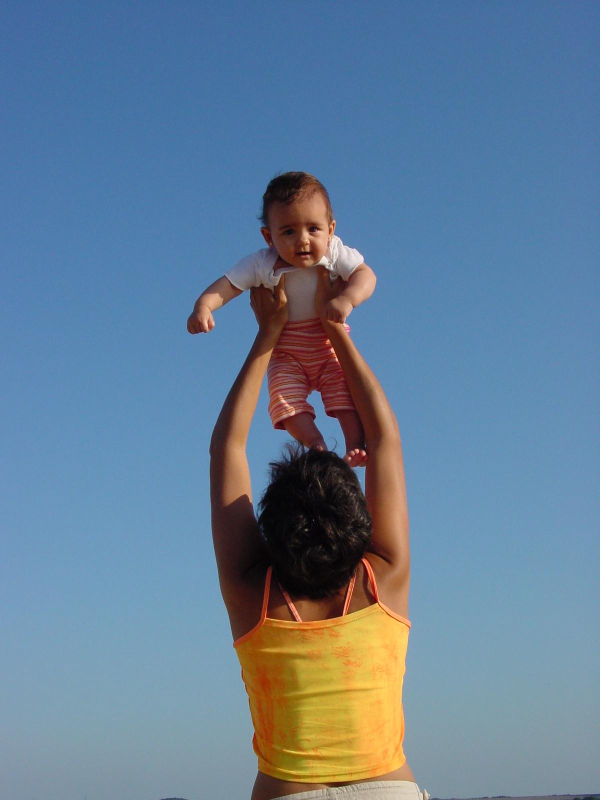
#> input picture 2023_svg_course/Session_5/Input/mom_baby_original.jpg, 1200 x 1600 px (shown at 1/2 size); the run also reads 2 pictures not shown here
$ jupyter execute --allow-errors session_5_images.ipynb   (shell and % lines are left out)
#> lines starting #> are read from the running program, lines starting #| are printed output that depends on the picture; pictures that were not available may be replaced by others from this repository, and a replacement may not be noted
<h2><center>Images</center></h2>

<h3>Course created by</h3>

Manuel David Soto

<h3>Collaborator</h3>
José Alfredo Uzcátegui

<a  id="toc"></a>

<h3>Table of content</h3>

* [1 Images](#ima)
    * [1.1 Ligth and sensors](#sen)
    * [1.2 Image estructure](#est)
    * [1.3 Image processing libraries](#lib)
    * [1.4 Image formats](#for)
    * [1.5 Masks and transparency](#mask)
* [2 Image transformation](#trans)
    * [2.1 Basic transformations](#basic)
    * [2.2 Color and brightness adjustment](#color)
    * [2.3 Pixel processing](#pixel)
    * [2.4 Composition and overlay](#comp)
    * [2.5 Annotation and Marking](#ano)
    * [2.6 Channel manipulation](#cha)
    * [2.7 Filtering and quality enhancement](#fil)
* [3 Image analysis](#anal)
    * [ 3.1 Slitting the ML-classified image](#split)
    * [3.2 Histogram of the chan](#hist)
    * [ 3.3 Counting pixels](#count)

<a  id="ima"></a>
# 1 Images

Images are fundamental in all geoscience disciplines. We are always using or producing them as part of our interpretations, so we are going to see how to incorporate, manipulate, and analyze images in Python.

<a  id="sen"></a>
## 1.1 Light and sensors

A large part of the images that we see printed or displayed on our computer screens have been captured by the sensors of a digital camera or a scanner. Before tackling the format and structure of the images is worth understanding how they are produced by the main two types of sensors. Each layer of the Foveon X3, or portions of the CFA (color filter array) sensor, captures a particular type of light (Reg, Green, and Blue) which later is recorded in a scale of grays of 8 or 16 bits according to its intensity. Contrary to the Foveon X3 sensor, the CFA requires interpolation in order to have all its layers full of values:
</br>
</br>
</br>

<center>Visible light spectrum division</center>
</br>
</br>
</br>

<center>Main light sensors. Foveon X3 direct image or complete sensor vs. color filter array (CFA) or mosaic sensor. Each little square in both sensors defines a pixel.</center>
</br>
Images from: https://www.researchgate.net/publication/306264840_Basics_of_photography_for_cultural_heritage_imaging

<a  id="est"></a>
<h2> 1.2 Image estructure</h2>

To analyze a color image it has to be separated into its RGB channels or bands, such as the image below:

</br>

Image from: https://stackoverflow.com/questions/46139376/how-to-extract-red-green-and-blue-channels-of-bitmap-in-android

</br>

Each channel or band is composed of the same amount of pixels (8 x 10 in the example below) in which the amount of light is represented by an 8-bit grayscale, 0 in the pixels with no light (black), and 255 in pixels with a maximum of  light (white). The reconstruction of different colors is archived by the combined information of the three channels:

</br>

Image from: https://www.geeksforgeeks.org/matlab-rgb-image-representation/

At the following site, there is a color calculator based on different scales: https://www.w3schools.com/colors/colors_rgb.asp

The **rgb_mixer notebook**, in the folder of this session, is also a color calculator.

[cell 1]
print('A 8 bit-channel has', 2**8, 'different grays, from black (0) to white (255)\n')

print('Possible combinations of colors with three 8 bit-channels:', '{:,}'.format(256**3))

#### <a  id="syn"></a>
## 1.3 Syntetic Image

[cell 2]
# Importing the libraries

import matplotlib.pyplot as plt
import numpy as np

from PIL import Image
from PIL.ExifTags import TAGS

[cell 3]
np.random.seed(0)
R = np.random.randint(0, 255, size=(10, 10))
G = np.random.randint(0, 255, size=(10, 10))
B = np.random.randint(0, 255, size=(10, 10))

B

[cell 4]
plt.imshow(R);

[cell 5]
plt.imshow(R, cmap='gray', vmin=0, vmax=255);
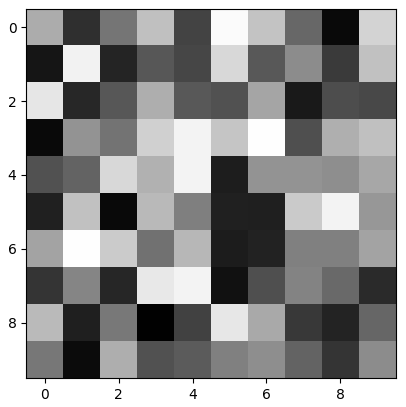
#> figure drawn by matplotlib, 1 panel

[cell 6]
I = np.dstack([R,G,B])
# I = np.uint8(I) # Esto se hace para redicir lo q ocuoa en memoria
print(I.shape)
I

[cell 7]
plt.imshow(I);
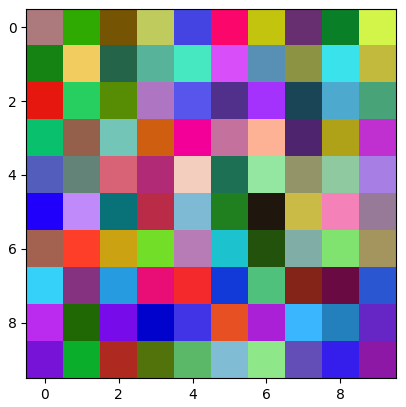
#> figure drawn by matplotlib, 1 panel

[cell 8]
I[:,:,2]

[cell 9]
np.who()

<a  id="lib"></a>
## 1.3 Image processing libraries

[Pillow](https://python-pillow.org/), derived or forked from PIL** (Python Imaging Library), is the main Python library used for working with images.  Pillow provides a wide range of functions for opening, manipulating, and saving various image file formats. Other image-processing libraries are:

[Scikit-Image](https://scikit-image.org/)

[Numpy](https://numpy.org/): images can be treated as arrays

Be sure to install Pillow by executing the following command here or in a cmd window:

[cell 10]
# !pip install pillow

#### <a  id="for"></a>
## 1.4 Image formats

There are many digital formats used to store and transfer images. They are different in terms of compression, quality, color depth and other aspects. Here is a description of the main differences between the main formats (Chat-GPT):

</br>

| Format | Compression | Quality | Color Depth | Transparency | Usage |
| --- |  --- | --- | --- | --- | --- |
| **TIFF** (Tagged Image File Format) | TIFF typically uses lossless compression, meaning there is no loss of image quality when compressed. This results in larger file sizes compared to other formats. | TIFF is known for preserving the original image quality, making it an ideal choice for high-quality images and lossless data retention. | It can support a wide range of color depths, including the CMYK format used in printing. | It can store transparency information and layers. | It is widely used in the printing and professional photography industry due to its high quality and data preservation capabilities. |
| **PNG** (Portable Network Graphics) |  PNG uses lossless compression, meaning there is no loss of image quality, but it tends to be more file size-efficient compared to TIFF. | It also preserves the original image quality and is suitable for images with transparency. | It supports color depths of 8, 24, and 32 bits per pixel. | It efficiently represents transparency, making it ideal for web graphics and elements with transparent backgrounds. | It is commonly used in web design and digital graphics due to its quality and lossless compression capabilities. |
| **JPG** (Joint Photographic Experts Group) | JPG uses lossy compression, meaning there can be a loss of quality when an image is compressed. The amount of compression can be adjusted to balance quality and file size. | While some quality is lost during compression, JPG is suitable for photographs and images with smooth color transitions. It is less suitable for images with high-contrast areas and sharp edges, as it can introduce compression artifacts. | It is generally used with 8 bits per pixel color depth. | JPG does not support transparency. | JPG is widely used in digital photography and on the web due to its adjustable compression, allowing a balance between quality and file size. |
| **GIF** (Graphics Interchange Format) |  GIF uses lossless compression for images, but it is more efficient for images with limited color palettes. For animations, it uses lossy compression. | GIF is suitable for images with limited colors and simple graphics. For animations, it can be limited in terms of quality due to its reduced color palette. | GIF supports color depths of up to 8 bits per pixel for still images. | GIF supports transparency, allowing one color to be transparent. | GIF is commonly used for simple web graphics, animations, and images with transparency, such as icons and memes. It is not suitable for high-quality photographs. |
| **BMP** (Bitmap Image File) |  BMP uses lossless compression or no compression, resulting in potentially large file sizes. | It maintains the original image quality | It supports color depths of 1, 4, 8, 16, 24, or 32 bits per pixel. | BMP does not support transparency. | BMP is often used for simple graphics like icons and logos in Windows systems. Due to its lack of compression, BMP files tend to be larger than other formats.|

</br>

Let's load and explore images of the main formats:

[cell 11]
# Importing the libraries

import matplotlib.pyplot as plt
import numpy as np

from PIL import Image
from PIL.ExifTags import TAGS

[cell 12]
# Loading and visualizing an image (jpg) in the notebook

mom_baby_original = Image.open("Input/mom_baby_original.jpg")
#> mom_baby_original is the input picture: PIL image 1200x1600 RGB; mean R, G, B 100.7, 126.6, 150.9
mom_baby_original

[cell 13]
# Some basic information of the image

print("Filename:", mom_baby_original.filename)
#| Filename: Input/mom_baby_original.jpg
print("Width and height pixels:", mom_baby_original.size)
#| Width and height pixels: (1200, 1600)
print("Total pixels:", "{:,}".format(mom_baby_original.size[0]*mom_baby_original.size[1]))
#| Total pixels: 1,920,000
print("Format:", mom_baby_original.format)
#| Format: JPEG
print("Mode or channels:", mom_baby_original.mode)
#| Mode or channels: RGB

Apart from the basic information, image files usually (not allways) have very detailed information about their origin and history. This information, if is available, is in the image itself, under a data type call EXIF (exchangeable image file). This information is known as **metadata** and allows us to know the history of modifications that the image has undergone, if it has had any. The procedure to access the metadata is below and comes from:

https://faun.pub/making-an-image-metadata-extractor-in-python-40d54f9e9f40

[cell 14]
# Extract EXIF or metadata

exifdata = mom_baby_original.getexif()
exifdata

[cell 15]
# Iterating over all EXIF data fields

for tag_id in exifdata:

    # get the tag name and data
    tag = TAGS.get(tag_id, tag_id)
    data = exifdata.get(tag_id)

    # decode bytes
    if isinstance(data, bytes):
        data = data.decode()

    print(f"{tag:25}: {data}")
#> this loop made 10 passes
#> (tag_id, tag, data) on passes 1 to 8: (262, 'PhotometricInterpretation', 2), (296, 'ResolutionUnit', 2), (34665, 'ExifOffset', 218), (270, 'ImageDescription', '                               '), (271, 'Make', 'SONY'), (272, 'Model', 'CYBERSHOT'), (274, 'Orientation', 1), (306, 'DateTime', '2001:06:04 23:06:56')
#> (tag_id, tag) on passes 9 to 10: (282, 'XResolution'), (283, 'YResolution')
#| PhotometricInterpretation: 2
#| ResolutionUnit           : 2
#| ExifOffset               : 218
#| ImageDescription         :
#| Make                     : SONY
#| Model                    : CYBERSHOT
#| Orientation              : 1
#| DateTime                 : 2001:06:04 23:06:56
#> (further printed lines are left out)

[cell 16]
# Iterating over all EXIF data fields

for tag_id in exifdata:

    # get the tag name and data
    tag = TAGS.get(tag_id, tag_id)
    data = exifdata.get(tag_id)

    # decode bytes
    if isinstance(data, bytes):
        data = data.decode()

    print(f"{tag:25}: {data}")

[cell 17]
# let's load an edited version of the mom and baby image

mom_baby = Image.open("Input/mom_baby.tif")
mom_baby

[cell 18]
# Visualizing the image in your default image program

mom_baby.show()

# Note: be aware that this cell will be running until you close that program

[cell 19]
# Visualizing the image with Matplotlib

plt.figure(figsize=(11, 8))
plt.imshow(mom_baby)
plt.xlabel('Width pixels')
plt.ylabel('Height pixels');

The same image has different characteristics and weight (megabytes) depending on the format:

[cell 20]
# Unix list of equivalent images in the Input folder

[cell 21]
# Bar plot of MB by format

# Data
format = ['jpg', 'gif', 'png', 'bmp', 'tif']
bytes = [464_111, 638_460, 1_811_009, 7_680_054, 10_365_944]

# bytes to mb
mb = [byte / 1_000_000 for byte in bytes]

plt.figure(figsize=(8, 6))
plt.bar(format, mb)
plt.xlabel('Format')
plt.ylabel('MB')
plt.title('MB by format')
plt.show()
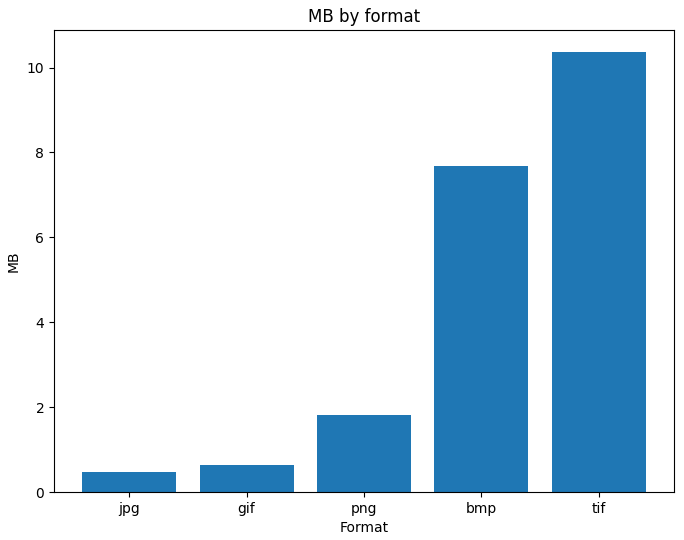
#> figure drawn by matplotlib, 1 panel; tallest bar 10.37 high, from x = 3.6 to 4.4

<a  id="mask"></a>
## 1.5 Mask and transparency

In the digital photography era, photographic masks are more commonly created and applied digitally using image editing software like Adobe Photoshop. Digital masks are essentially grayscale images where white areas indicate where light is allowed to pass through, and black areas block light. Shades of gray represent partial light transmission (Chat-GPT). Masks can be saved in any format however, the **transparency** of the white areas of the masks is only achieved with the **PNG** format (from Photoshop). Let's compare two masks:

[cell 22]
# %matplotlib qt

[cell 23]
# Loading jpg and png masks of the sky

sky_mask_jpg = Image.open("Input/sky_mask.jpg")
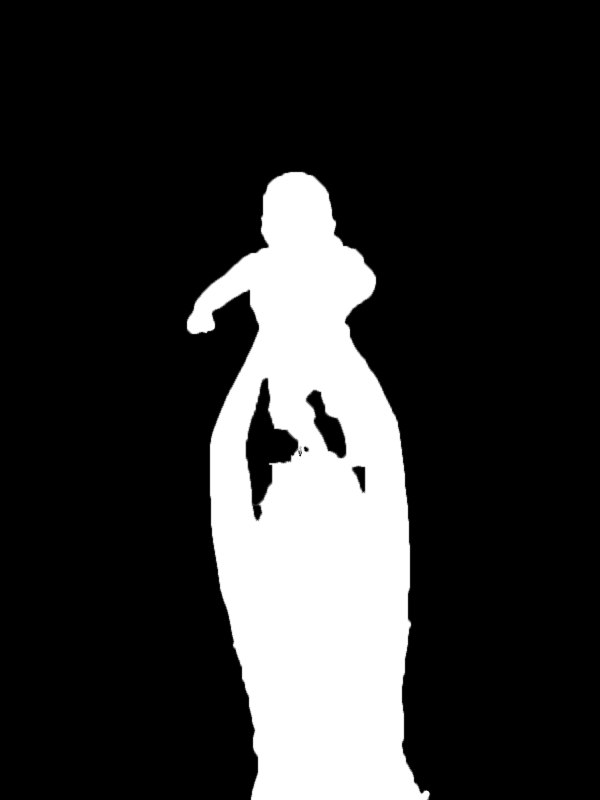
#> input picture 2023_svg_course/Session_5/Input/sky_mask.jpg, 1200 x 1600 px (shown at 1/2 size)
#> sky_mask_jpg is the input picture: PIL image 1200x1600 RGB; min 0, max 255, mean 48.3

plt.figure(figsize=(11, 8))

plt.subplot(121)
plt.imshow(sky_mask_jpg)
plt.title('JPEG mask')

sky_mask_png = Image.open("Input/sky_mask.png")
plt.subplot(122)
plt.imshow(sky_mask_png)
plt.title('PNG mask with transparency');

Activating qt allows you to explore the values of both white areas. In the JPG mask, the value is (255, 255, 255), which is white. In the white area of the PNG mask, the values are (0, 0, 0, 0) which does not correspond to white. The fourth zero corresponds to the alpha channel that controls the transparency. This inconsistency tells us that **there is no information in the white areas of the PNG masks** (from Photoshop).

[cell 24]
# Let´s put the masks over the original image

plt.figure(figsize=(11, 8))

plt.subplot(121)
plt.imshow(mom_baby)
plt.imshow(sky_mask_jpg)
plt.title('Image  + JPEG mask')

plt.subplot(122)
plt.imshow(mom_baby)
plt.imshow(sky_mask_png)
plt.title('Image  + PNG mask');

A segmented image is one that has been isolated or extracted by applying one or more masks. It has parts of the original image (those that match the transparent areas of the mask), while other areas are empty (those corresponding to the black areas of the mask)

[cell 25]
# %matplotlib qt

[cell 26]
# Segmented image from Photoshop, without background

mom_baby_alone = Image.open("Input/mom_baby_alone.png")
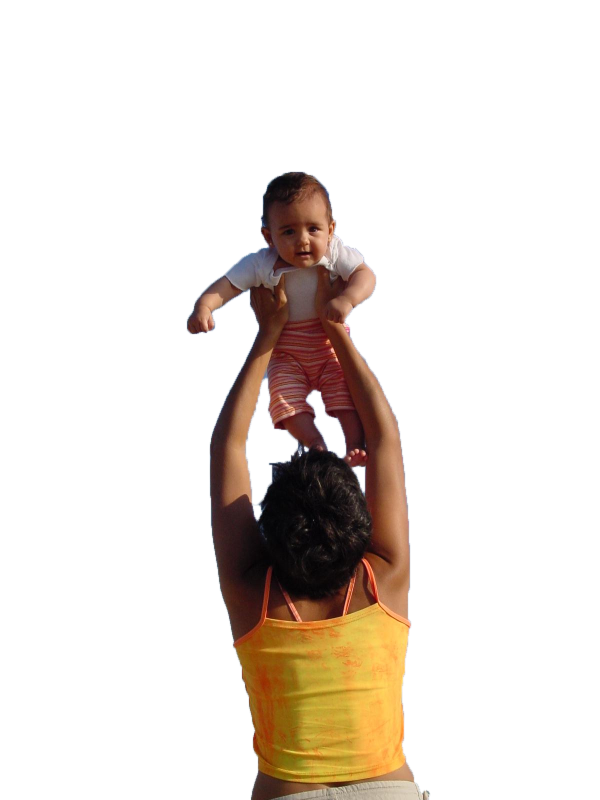
#> input picture 2023_svg_course/Session_5/Input/mom_baby_alone.png, 1200 x 1600 px (shown at 1/2 size)
#> mom_baby_alone is the input picture: PIL image 1200x1600 RGBA; mean R, G, B, A 56.3, 48.9, 42.6, 48.3

plt.figure(figsize=(11, 8))
plt.imshow(mom_baby_alone)
plt.title('Segmented image ');

A check similar to the previous one can be performed in the case of this segmented image. It is proven that there are logical values only on the figures of the mother and the baby.

[Return to Table of Content](#toc)

<a  id="trans"></a>
# 2. Image transformation

Transformations in Pillow can be classified into several categories depending on the type of operation they perform. Here is a classification of common transformations in Pillow (Chat-GPT), we are going to review only those mark with *:

2.1 Basic Transformations:
* Opening and saving images.
* Resizing.
* Cropping.
* Rotation.
* Mirroring (horizontal or vertical).
* Changing color mode (e.g., from RGB to grayscale).

2.2 Color and Brightness Adjustment:
    * Changing brightness and contrast.
    * Adjusting levels and curves.
    * Modifying saturation and hue.
    * Converting between color spaces (e.g., RGB to CMYK).
    * Color inversion
    * Color change (e.g., sepia, black and white).

Geometric Operations:
    Affine transformations (translation, rotation, scaling, shearing, etc.).
    Perspective and distortion.
    Alignment and straightening.

2.3 Pixel Processing:
    * Edge detection.
    Red-eye removal.
    Palette changes.
    Custom convolution filters.

2.4 Composition and Overlay:
    * Combining multiple images.
    Overlaying text and graphics.
    * Masks and transparency.

2.5 Annotation and Marking:
    * Adding text.
    Drawing shapes and lines.
    Creating watermarks.

2.6 Channel Manipulation:
    * Separation and blending of channels (RGB, R, G, B, A).
    Extracting information from individual channels.

2.7 Filtering and Quality Enhancement:
    Noise reduction.
    * Blurring.
    * Sharpening.

Advanced Operations:
    Fourier transformation.
    Segmentation and object detection.
    Pattern recognition.

<a  id="basic"></a>
## 2.1 Basic transformation

[cell 27]
# Opening

print(mom_baby.size, '\n')
#| (1200, 1600)
mom_baby

[cell 28]
# Saving to different formats

mom_baby.save('Output/mom_baby.tiff', "TIFF")
mom_baby.save('Output/mom_baby.bmp', "BMP")
mom_baby.save('Output/mom_baby.png', "PNG")
mom_baby.save('Output/mom_baby.jpg', "JPEG")
mom_baby.save('Output/mom_baby.pdf', "PDF")

[cell 29]
# Resizing

mom_baby2 = mom_baby.resize((300, 400))
mom_baby2

[cell 30]
# Croping

# The first pair of numbers in the box tuple correspond to the coordinates of the upper left corner of the crop area, in the original image
# The other two are from the lower right corner.

box = (500, 300, 700, 600)
mom_baby.crop(box)

[cell 31]
# Rotation

mom_baby2.rotate(180)

[cell 32]
# Mirroring or transpose

mom_baby2.transpose(method=Image.Transpose.FLIP_LEFT_RIGHT)
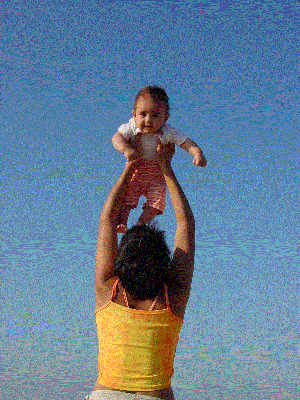
#> Out: PIL image 300x400 P; mean R, G, B, A 100.3, 126.2, 150.3, 255

<a  id="color"></a>
## 2.2 Color and brightness adjustment

[cell 33]
# Changing contrast

from PIL import ImageEnhance

#> (the rest of this cell did not finish here and is left out)

#> (a cell that did not finish here is left out)

[cell 35]
# Color inversion

from PIL import ImageOps

#> (the rest of this cell did not finish here and is left out)

[cell 36]
# Color change to B&W

mom_baby2_bw = mom_baby2.convert('L')
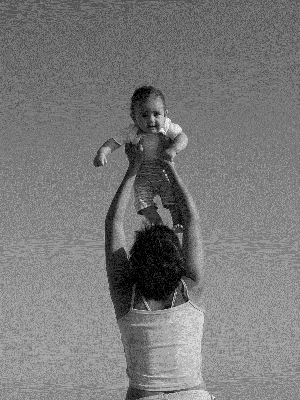
#> mom_baby2_bw: PIL image 300x400 L; min 0, max 255, mean 121.3
mom_baby2_bw

[cell 37]
# B&W inversion

ImageOps.invert(mom_baby2_bw)
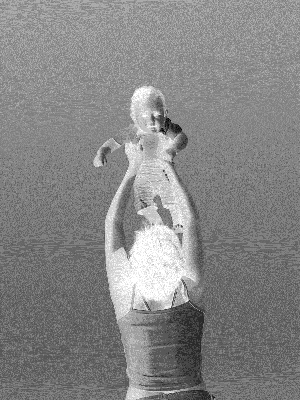
#> Out: PIL image 300x400 L; min 0, max 255, mean 133.7

<a  id="pixel"></a>
## 2.3 Pixel processing

[cell 38]
# Edge detection

from PIL import ImageFilter

#> (the rest of this cell did not finish here and is left out)

<a  id="comp"></a>
## 2.4 Composition and overlay

Contrary to what Photoshop does, the masking process in Pillow is done with the mask that covers the mon and the baby:

[cell 39]
# %matplotlib qt

[cell 40]
# Masks over the mom and baby

mom_baby_mask = Image.open("Input/mom_baby_mask.png").resize((300, 400))
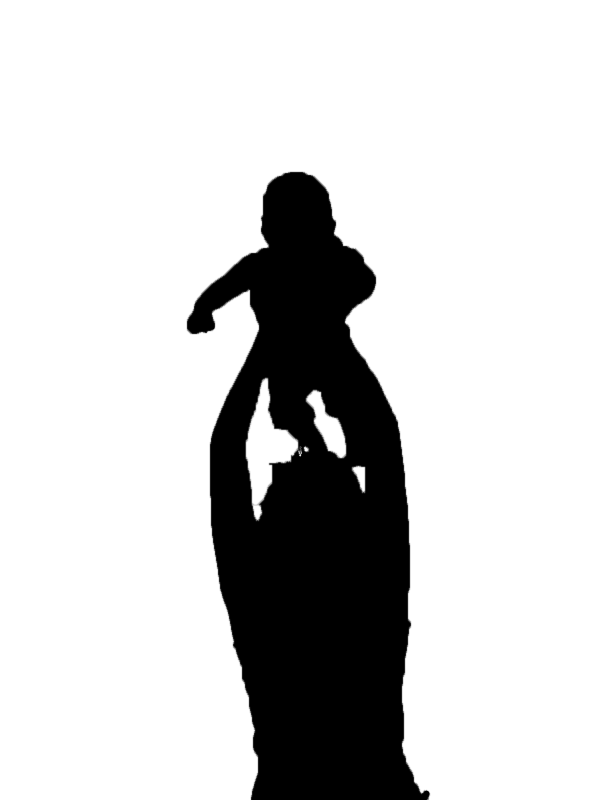
#> input picture 2023_svg_course/Session_5/Input/mom_baby_mask.png, 1200 x 1600 px (shown at 1/2 size)
mom_baby_mask

# Please, ignore the error

[cell 41]
blank = mom_baby2.point(lambda _: 255)
mom_baby_segmented = Image.composite(mom_baby2, blank, mom_baby_mask)

# Plots of inputs and outputs

plt.figure(figsize=(17, 10))

plt.subplot(131)
plt.imshow(mom_baby2)
plt.axis(False)
plt.title('Original RGB color image')

plt.subplot(132)
plt.imshow(mom_baby_mask)
plt.axis(False)
plt.title('Mask')

plt.subplot(133)
plt.imshow(mom_baby_segmented)
plt.axis(False)
plt.title('Segmented image with white background');

<a  id="ano"></a>
## 2.5 Annotation and Marking

[cell 42]
# Adding text to an image

from PIL import ImageFont, ImageDraw

mom_baby3 = Image.open("Input/mom_baby.tif").resize((300, 400))

# Object that receives the text
draw = ImageDraw.Draw(mom_baby3)

# Text
font_size = 18
font = ImageFont.truetype("arial.ttf", font_size)

# Draw the text on the image
draw.text((130, 60), "Baby", (255, 255, 255), font=font)
draw.text((150, 340), "Mom", (0, 0, 0), font=font)

mom_baby3
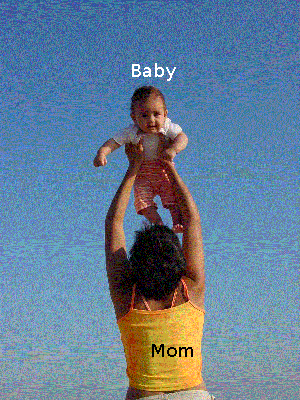
#> Out: PIL image 300x400 P; mean R, G, B, A 100.3, 126.1, 150.4, 255
